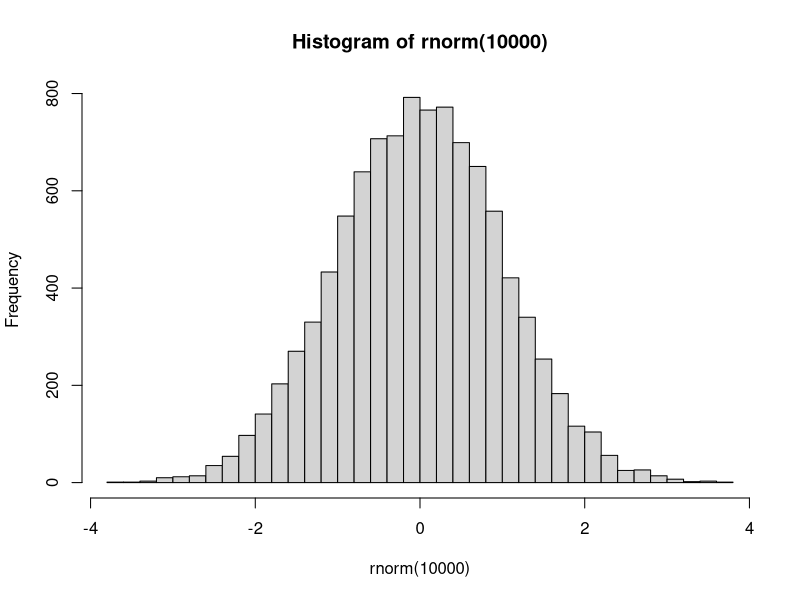
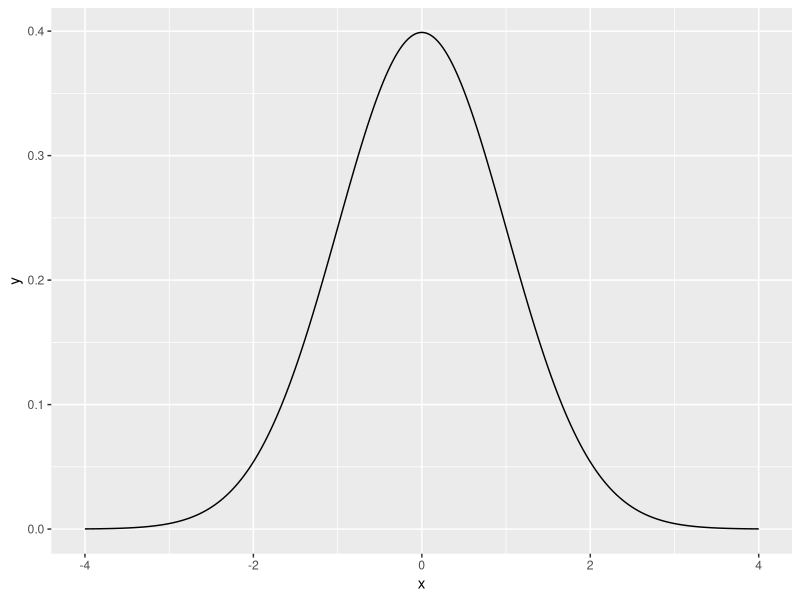

Reproduce these figures in R, in order.
## ---- chunk 1
rnorm( 20 )
## ---- chunk 2
hist( rnorm( 10000 ), breaks=30 )
## ---- chunk 3
table( rnorm(1000) < -1 )
## ---- chunk 4
pnorm(-1)
## ---- chunk 5
pnorm(1) - pnorm(-1)
## ---- chunk 6
dnorm(1.5)

exp( -1.5^2 / 2 ) / sqrt(2*pi)
## ---- chunk 7
library( tidyverse )

tibble( x = seq( -4, 4, by=0.01 ) ) %>%
mutate( y = dnorm(x) ) %>%
ggplot() + geom_line( aes( x=x, y=y ) )
## ---- chunk 8
pnorm(1.5)
## ---- chunk 9
qnorm(0.9332)
## ---- chunk 10
1 - pnorm( 14, 10, 2 )   # Wahrscheinlichkeit, dass höher

pnorm( 14, 10, 2 )   # Wahrscheinlichkeit, dass niedriger
## ---- chunk 11
1 - pnorm( 18, 10, 2 )
## ---- chunk 12
pnorm(1) - pnorm(-1)
## ---- chunk 13
pnorm(2) - pnorm(-2)
## ---- chunk 14
pnorm(3) - pnorm(-3)
